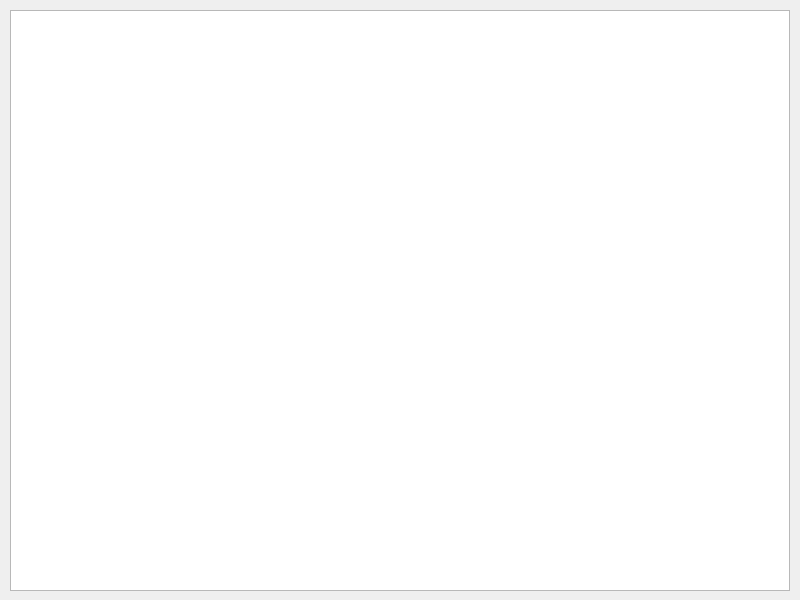
<?xml version="1.0" encoding="UTF-8"?>
<ui version="4.0">
 <class>LogView</class>
 <widget class="QWidget" name="LogView">
  <property name="geometry">
   <rect>
    <x>0</x>
    <y>0</y>
    <width>800</width>
    <height>600</height>
   </rect>
  </property>
  <property name="windowTitle">
   <string>Form</string>
  </property>
  <widget class="QListWidget" name="MainLogView">
   <property name="geometry">
    <rect>
     <x>10</x>
     <y>10</y>
     <width>780</width>
     <height>581</height>
    </rect>
   </property>
  </widget>
 </widget>
 <resources/>
 <connections/>
</ui>
